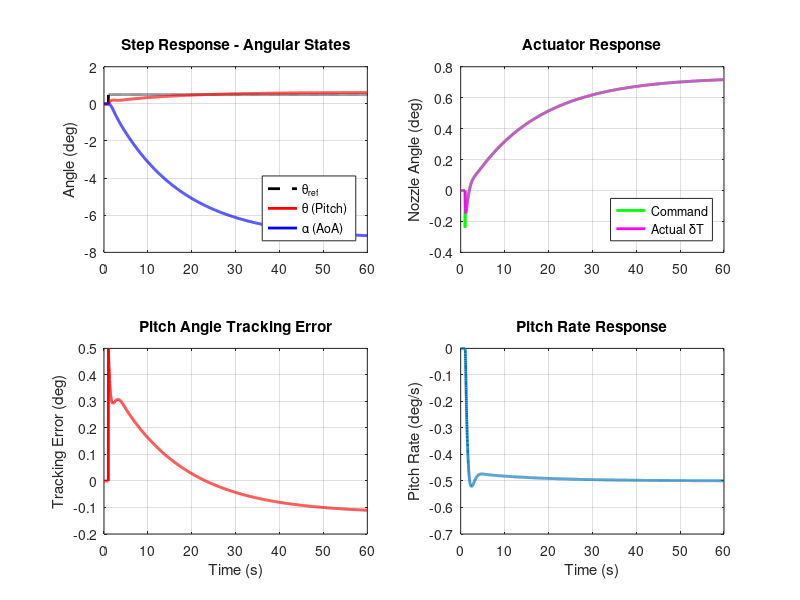

The MATLAB source for this figure:
clear
clc
close all

%% Plant model (TVC Rocket - with Actuator Model)
% Physical parameters (SI units)
m = 974;             % rocket mass (kg)
rho = 0.038;         % air density (kg/m³)
V = 392;             % velocity (m/s)
S = 0.200296;        % reference area (m²)
L = 9.542;           % reference length (m)
I = 19000;           % moment of inertia (kg⋅m²)
T = 27.6*10^3;       % thrust (N)
L_arm = 4;           % TVC moment arm (m)

% Aerodynamic coefficients (per radian)
CLa = 2.5;           % lift curve slope (1/rad)
Cma = 2;             % moment curve slope (1/rad)
Cmq = -2.0;          % pitch damping coefficient (1/rad)

% Dynamic pressure
q = 0.5 * rho * V^2;

% Calculate d constants
d1 = (rho * V * S)/(2 * m) * CLa + T/(m * V);
d2 = T * L_arm / I;
d3 = (rho * V^2 * S * L)/(2 * I) * Cma;
d4 = (rho * V * S * L^2)/(2 * I) * Cmq;
d5 = T / (m * V);

fprintf('d1 = %.4f (1/s)\n', d1);
fprintf('d2 = %.4f (rad/s² per rad)\n', d2);
fprintf('d3 = %.4f (rad/s² per rad)\n', d3);
fprintf('d4 = %.4f (1/s)\n', d4);
fprintf('d5 = %.4f (1/s)\n', d5);

%% Actuator Model
omega_n_act = 20;
zeta_act = 0.7;
actuator_gain = 1;

%% Augmented State Space
A_plant = [-d1 0 1;
           0 0 1;
           d3 0 d4];

B_plant_to_actuator = [-d5; 0; d2];

A_actuator = [0, 1;
              -omega_n_act^2, -2*zeta_act*omega_n_act];

B_actuator = [0; omega_n_act^2 * actuator_gain];

A_augmented = [A_plant, B_plant_to_actuator, zeros(3,1);
               zeros(2,3), A_actuator];

B_augmented = [zeros(3,1); B_actuator];

C_augmented = eye(5);
D_augmented = zeros(5,1);

% Check open-loop poles
open_loop_poles = eig(A_augmented);
fprintf('\nOpen-loop poles:\n');
disp(open_loop_poles)

%% LQR Design
Q_augmented = diag([1/(15*pi/180)^2,    % alpha
                    1/(5*pi/180)^2,    % theta
                    1/(50*pi/180)^2,   % theta_dot
                    1/(4*pi/180)^2,    % actuator position
                    1/(50*pi/180)^2]); % actuator velocity

R_augmented = 1/(4*pi/180)^2;

K_lqr_augmented = lqr(A_augmented, B_augmented, Q_augmented, R_augmented);
fprintf('\nLQR gains: K = [%.4f %.4f %.4f %.4f %.4f]\n', K_lqr_augmented);

% Check closed-loop poles
A_cl = A_augmented - B_augmented*K_lqr_augmented;
closed_loop_poles = eig(A_cl);
fprintf('\nClosed-loop poles:\n');
disp(closed_loop_poles)

%% Step Response Implementation
t_final = 60;
t = 0:0.01:t_final;

% Zero initial conditions
x0_augmented = zeros(5,1);

% Create 5° step command for theta starting at t=1s
theta_ref = zeros(size(t));
theta_ref(t >= 1) = 0.5*pi/180;  % 5° step in radians

% For reference tracking, we need to add reference input to theta equation
% This means the reference affects the theta_dot equation (row 2 of A matrix)
B_ref = [0; 1; 0; 0; 0];  % Reference input affects theta_dot directly

% Calculate feedforward gain for zero steady-state error
% At steady state: 0 = A_cl*x_ss + B_ref*theta_ref
% So: x_ss = -inv(A_cl)*B_ref*theta_ref
% We want theta_ss = theta_ref, so we need the feedforward gain
Nbar = -inv([A_cl, B_ref; [0 1 0 0 0], 0]) * [zeros(5,1); 1];
Nx = Nbar(1:5);  % State feedforward
Nu = Nbar(6);    % Input feedforward

fprintf('\nFeedforward gains:\n');
fprintf('Nx = [%.4f %.4f %.4f %.4f %.4f]\n', Nx);
fprintf('Nu = %.4f\n', Nu);

% Create the complete closed-loop system with reference tracking
% x_dot = A_cl*x + B_ref*theta_ref + B_augmented*Nu*theta_ref
% u = -K*x + Nu*theta_ref
B_total = B_ref + B_augmented*Nu;

sys_tracking = ss(A_cl, B_total, C_augmented, D_augmented);

% Simulate step response
[y_step, t_sim] = lsim(sys_tracking, theta_ref, t, x0_augmented);

% Extract states
x1_step = y_step(:,1);  % alpha (AoA)
x2_step = y_step(:,2);  % theta (pitch angle)
x3_step = y_step(:,3);  % theta_dot (pitch rate)
x4_step = y_step(:,4);  % actuator position
x5_step = y_step(:,5);  % actuator velocity

% Calculate control commands
u_step = -K_lqr_augmented * y_step' + Nu * theta_ref;

%% Performance Analysis
% Calculate tracking error
tracking_error = theta_ref' - x2_step;

% Find settling time (2% criterion)
final_value = theta_ref(end);
settling_threshold = 0.02 * final_value;
settling_indices = find(abs(tracking_error) < settling_threshold);
if ~isempty(settling_indices)
    settling_time = t_sim(settling_indices(1));
else
    settling_time = inf;
end

% Find overshoot
max_theta = max(x2_step);
overshoot_percent = (max_theta - final_value) / final_value * 100;

% Steady-state error
ss_error = abs(tracking_error(end));

%% Plotting
figure('Position', [200 200 1000 700]);

% States plot
subplot(2,2,1)
plot(t_sim, theta_ref*180/pi, '--k', 'LineWidth', 2, 'DisplayName', 'θ_{ref}');
hold on
plot(t_sim, x2_step*180/pi, 'r', 'LineWidth', 2, 'DisplayName', 'θ (Pitch)');
plot(t_sim, x1_step*180/pi, 'b', 'LineWidth', 2, 'DisplayName', 'α (AoA)');
ylabel('Angle (deg)')
title('Step Response - Angular States')
legend('Location', 'southeast')
grid on
xlim([0 t_final])

% Control signals
subplot(2,2,2)
plot(t_sim, u_step*180/pi, 'g', 'LineWidth', 2, 'DisplayName', 'Command');
hold on
plot(t_sim, x4_step*180/pi, 'm', 'LineWidth', 2, 'DisplayName', 'Actual δT');
ylabel('Nozzle Angle (deg)')
title('Actuator Response')
legend('Location', 'southeast')
grid on
xlim([0 t_final])

% Tracking error
subplot(2,2,3)
plot(t_sim, tracking_error*180/pi, 'r', 'LineWidth', 2);
ylabel('Tracking Error (deg)')
xlabel('Time (s)')
title('Pitch Angle Tracking Error')
grid on
xlim([0 t_final])

% Pitch rate
subplot(2,2,4)
plot(t_sim, x3_step*180/pi, 'LineWidth', 2);
ylabel('Pitch Rate (deg/s)')
xlabel('Time (s)')
title('Pitch Rate Response')
grid on
xlim([0 t_final])

%% Performance Summary
fprintf('\n=== STEP RESPONSE PERFORMANCE ===\n');
fprintf('Step command: %.1f degrees at t = 1s\n', 5);
fprintf('Settling time (2%%): %.2f seconds\n', settling_time);
fprintf('Overshoot: %.2f%%\n', overshoot_percent);
fprintf('Steady-state error: %.4f degrees\n', ss_error*180/pi);
fprintf('Max control command: %.2f degrees\n', max(abs(u_step))*180/pi);
fprintf('Max actuator deflection: %.2f degrees\n', max(abs(x4_step))*180/pi);
fprintf('Final theta value: %.3f degrees\n', x2_step(end)*180/pi);
